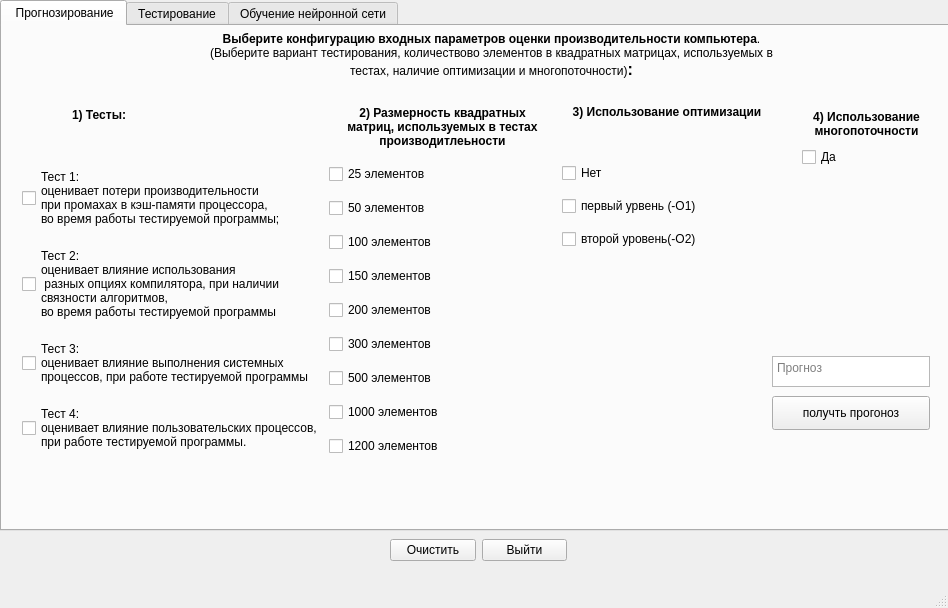
<?xml version="1.0" encoding="UTF-8"?>
<ui version="4.0">
 <class>MainWindow</class>
 <widget class="QMainWindow" name="MainWindow">
  <property name="geometry">
   <rect>
    <x>0</x>
    <y>0</y>
    <width>948</width>
    <height>608</height>
   </rect>
  </property>
  <property name="windowTitle">
   <string>ПО для прогнозирования оценки производительности</string>
  </property>
  <property name="windowIcon">
   <iconset>
    <normaloff>../../../.designer/backup/wall2.png</normaloff>../../../.designer/backup/wall2.png</iconset>
  </property>
  <widget class="QWidget" name="centralwidget">
   <widget class="QTabWidget" name="tabWidget">
    <property name="geometry">
     <rect>
      <x>0</x>
      <y>0</y>
      <width>1021</width>
      <height>531</height>
     </rect>
    </property>
    <property name="currentIndex">
     <number>0</number>
    </property>
    <property name="movable">
     <bool>false</bool>
    </property>
    <widget class="QWidget" name="predLos">
     <attribute name="title">
      <string> Прогнозирование</string>
     </attribute>
     <widget class="QLabel" name="Text">
      <property name="geometry">
       <rect>
        <x>200</x>
        <y>1</y>
        <width>579</width>
        <height>58</height>
       </rect>
      </property>
      <property name="text">
       <string>&lt;html&gt;&lt;head/&gt;&lt;body&gt;&lt;p align=&quot;center&quot;&gt;&lt;span style=&quot; font-weight:600;&quot;&gt;Выберите конфигурацию входных параметров оценки производительности компьютера&lt;/span&gt;.(Выберите вариант тестирования, количествово элементов в квадратных матрицах, используемых в тестах, наличие оптимизации и многопоточности)&lt;span style=&quot; font-size:12pt; font-weight:600;&quot;&gt;:&lt;/span&gt;&lt;/p&gt;&lt;/body&gt;&lt;/html&gt;</string>
      </property>
      <property name="textFormat">
       <enum>Qt::RichText</enum>
      </property>
      <property name="scaledContents">
       <bool>false</bool>
      </property>
      <property name="alignment">
       <set>Qt::AlignCenter</set>
      </property>
      <property name="wordWrap">
       <bool>true</bool>
      </property>
     </widget>
     <widget class="QCheckBox" name="check_threadsp">
      <property name="geometry">
       <rect>
        <x>800</x>
        <y>120</y>
        <width>44</width>
        <height>22</height>
       </rect>
      </property>
      <property name="text">
       <string>Да</string>
      </property>
     </widget>
     <widget class="QWidget" name="layoutWidget">
      <property name="geometry">
       <rect>
        <x>560</x>
        <y>130</y>
        <width>201</width>
        <height>101</height>
       </rect>
      </property>
      <layout class="QVBoxLayout" name="verticalLayout_5">
       <item>
        <widget class="QCheckBox" name="check_optimizationp">
         <property name="text">
          <string>Нет</string>
         </property>
        </widget>
       </item>
       <item>
        <widget class="QCheckBox" name="check_optimization_o1p">
         <property name="text">
          <string>первый урвень (-O1)</string>
         </property>
        </widget>
       </item>
       <item>
        <widget class="QCheckBox" name="check_optimization_o2p">
         <property name="text">
          <string>второй уровень(-O2)</string>
         </property>
        </widget>
       </item>
      </layout>
     </widget>
     <widget class="QLabel" name="text_threads">
      <property name="geometry">
       <rect>
        <x>800</x>
        <y>80</y>
        <width>129</width>
        <height>36</height>
       </rect>
      </property>
      <property name="layoutDirection">
       <enum>Qt::LeftToRight</enum>
      </property>
      <property name="text">
       <string>&lt;html&gt;&lt;head/&gt;&lt;body&gt;&lt;p&gt;&lt;span style=&quot; font-weight:600;&quot;&gt;4) Использование многопоточности&lt;/span&gt;&lt;/p&gt;&lt;/body&gt;&lt;/html&gt;</string>
      </property>
      <property name="scaledContents">
       <bool>false</bool>
      </property>
      <property name="alignment">
       <set>Qt::AlignCenter</set>
      </property>
      <property name="wordWrap">
       <bool>true</bool>
      </property>
     </widget>
     <widget class="QLabel" name="test_test">
      <property name="geometry">
       <rect>
        <x>70</x>
        <y>80</y>
        <width>71</width>
        <height>18</height>
       </rect>
      </property>
      <property name="text">
       <string>&lt;html&gt;&lt;head/&gt;&lt;body&gt;&lt;p&gt;&lt;span style=&quot; font-weight:600;&quot;&gt;1) Тесты:&lt;/span&gt;&lt;/p&gt;&lt;/body&gt;&lt;/html&gt;</string>
      </property>
     </widget>
     <widget class="QLabel" name="text_elements">
      <property name="geometry">
       <rect>
        <x>340</x>
        <y>65</y>
        <width>201</width>
        <height>72</height>
       </rect>
      </property>
      <property name="layoutDirection">
       <enum>Qt::LeftToRight</enum>
      </property>
      <property name="text">
       <string>&lt;html&gt;&lt;head/&gt;&lt;body&gt;&lt;p&gt;&lt;span style=&quot; font-weight:600;&quot;&gt;2) Размерность квадратных матриц, используемых в тестах производитлеьности&lt;/span&gt;&lt;/p&gt;&lt;/body&gt;&lt;/html&gt;</string>
      </property>
      <property name="scaledContents">
       <bool>false</bool>
      </property>
      <property name="alignment">
       <set>Qt::AlignCenter</set>
      </property>
      <property name="wordWrap">
       <bool>true</bool>
      </property>
     </widget>
     <widget class="QLabel" name="text_optimization">
      <property name="geometry">
       <rect>
        <x>550</x>
        <y>70</y>
        <width>230</width>
        <height>33</height>
       </rect>
      </property>
      <property name="layoutDirection">
       <enum>Qt::LeftToRight</enum>
      </property>
      <property name="text">
       <string>&lt;html&gt;&lt;head/&gt;&lt;body&gt;&lt;p&gt;&lt;span style=&quot; font-weight:600;&quot;&gt;3) Использование оптимизации&lt;/span&gt;&lt;/p&gt;&lt;/body&gt;&lt;/html&gt;</string>
      </property>
      <property name="scaledContents">
       <bool>false</bool>
      </property>
      <property name="alignment">
       <set>Qt::AlignCenter</set>
      </property>
      <property name="wordWrap">
       <bool>true</bool>
      </property>
     </widget>
     <widget class="QWidget" name="layoutWidget">
      <property name="geometry">
       <rect>
        <x>20</x>
        <y>130</y>
        <width>532</width>
        <height>308</height>
       </rect>
      </property>
      <layout class="QHBoxLayout" name="horizontalLayout">
       <item>
        <layout class="QVBoxLayout" name="verticalLayout_4">
         <item>
          <widget class="QCheckBox" name="test_1p">
           <property name="text">
            <string>Тест 1: 
оценивает потери производительности 
при промахах в кэш-памяти процессора, 
во время работы тестируемой программы;</string>
           </property>
          </widget>
         </item>
         <item>
          <widget class="QCheckBox" name="test_2p">
           <property name="text">
            <string>Тест 2:
оценивает влияние использования 
 разных опциях компилятора, при наличии 
связности алгоритмов, 
во время работы тестируемой программы</string>
           </property>
          </widget>
         </item>
         <item>
          <widget class="QCheckBox" name="test_3p">
           <property name="text">
            <string>Тест 3:
оценивает влияние выполнения системных 
процессов, при работе тестируемой программы</string>
           </property>
          </widget>
         </item>
         <item>
          <widget class="QCheckBox" name="test_4p">
           <property name="text">
            <string>Тест 4:
оценивает влияние пользовательских процессов, 
при работе тестируемой программы.</string>
           </property>
          </widget>
         </item>
        </layout>
       </item>
       <item>
        <layout class="QVBoxLayout" name="verticalLayout_3">
         <item>
          <widget class="QCheckBox" name="btn_25elp">
           <property name="text">
            <string>25 элементов</string>
           </property>
          </widget>
         </item>
         <item>
          <widget class="QCheckBox" name="btn_50elp">
           <property name="text">
            <string>50 элементов</string>
           </property>
          </widget>
         </item>
         <item>
          <widget class="QCheckBox" name="btn_100elp">
           <property name="text">
            <string>100 элементов</string>
           </property>
          </widget>
         </item>
         <item>
          <widget class="QCheckBox" name="btn_150elp">
           <property name="text">
            <string>150 элементов</string>
           </property>
          </widget>
         </item>
         <item>
          <widget class="QCheckBox" name="btn_200elp">
           <property name="text">
            <string>200 элементов</string>
           </property>
          </widget>
         </item>
         <item>
          <widget class="QCheckBox" name="btn_300elp">
           <property name="text">
            <string>300 элементов</string>
           </property>
          </widget>
         </item>
         <item>
          <widget class="QCheckBox" name="btn_500elp">
           <property name="text">
            <string>500 элементов</string>
           </property>
          </widget>
         </item>
         <item>
          <widget class="QCheckBox" name="btn_1000elp">
           <property name="text">
            <string>1000 элементов</string>
           </property>
          </widget>
         </item>
         <item>
          <widget class="QCheckBox" name="btn_1200elp">
           <property name="text">
            <string>1200 элементов</string>
           </property>
          </widget>
         </item>
        </layout>
       </item>
      </layout>
     </widget>
     <widget class="QPushButton" name="buttonPredict">
      <property name="geometry">
       <rect>
        <x>770</x>
        <y>370</y>
        <width>158</width>
        <height>34</height>
       </rect>
      </property>
      <property name="text">
       <string>получть прогоноз</string>
      </property>
     </widget>
     <widget class="QTextEdit" name="outputPredict">
      <property name="geometry">
       <rect>
        <x>770</x>
        <y>330</y>
        <width>158</width>
        <height>31</height>
       </rect>
      </property>
      <property name="placeholderText">
       <string>Прогноз</string>
      </property>
     </widget>
    </widget>
    <widget class="QWidget" name="testing">
     <attribute name="title">
      <string>Тестирование</string>
     </attribute>
     <widget class="QLabel" name="text_elements_3">
      <property name="geometry">
       <rect>
        <x>340</x>
        <y>103</y>
        <width>166</width>
        <height>72</height>
       </rect>
      </property>
      <property name="layoutDirection">
       <enum>Qt::LeftToRight</enum>
      </property>
      <property name="text">
       <string>&lt;html&gt;&lt;head/&gt;&lt;body&gt;&lt;p&gt;&lt;span style=&quot; font-weight:600;&quot;&gt;2) Размерность квадратных матриц, используемых в тестах производитлеьности&lt;/span&gt;&lt;/p&gt;&lt;/body&gt;&lt;/html&gt;</string>
      </property>
      <property name="scaledContents">
       <bool>false</bool>
      </property>
      <property name="alignment">
       <set>Qt::AlignCenter</set>
      </property>
      <property name="wordWrap">
       <bool>true</bool>
      </property>
     </widget>
     <widget class="QLabel" name="test_test_3">
      <property name="geometry">
       <rect>
        <x>40</x>
        <y>120</y>
        <width>62</width>
        <height>18</height>
       </rect>
      </property>
      <property name="text">
       <string>&lt;html&gt;&lt;head/&gt;&lt;body&gt;&lt;p&gt;&lt;span style=&quot; font-weight:600;&quot;&gt;1) Тесты:&lt;/span&gt;&lt;/p&gt;&lt;/body&gt;&lt;/html&gt;</string>
      </property>
     </widget>
     <widget class="QLabel" name="Text_3">
      <property name="geometry">
       <rect>
        <x>10</x>
        <y>-20</y>
        <width>481</width>
        <height>101</height>
       </rect>
      </property>
      <property name="text">
       <string>&lt;html&gt;&lt;head/&gt;&lt;body&gt;&lt;p align=&quot;center&quot;&gt;&lt;span style=&quot; font-weight:600;&quot;&gt;Выберите конфигурацию параметров тестирования производительности компьютера&lt;/span&gt;. (Выберите вариант тестирования, количествово элементов в квадратных матрицах, используемых в тестах)&lt;span style=&quot; font-size:12pt; font-weight:600;&quot;&gt;:&lt;/span&gt;&lt;/p&gt;&lt;/body&gt;&lt;/html&gt;</string>
      </property>
      <property name="textFormat">
       <enum>Qt::RichText</enum>
      </property>
      <property name="scaledContents">
       <bool>false</bool>
      </property>
      <property name="alignment">
       <set>Qt::AlignCenter</set>
      </property>
      <property name="wordWrap">
       <bool>true</bool>
      </property>
     </widget>
     <widget class="QPushButton" name="buttonTest">
      <property name="geometry">
       <rect>
        <x>530</x>
        <y>450</y>
        <width>191</width>
        <height>34</height>
       </rect>
      </property>
      <property name="text">
       <string>Начать тестирование</string>
      </property>
     </widget>
     <widget class="QWidget" name="layoutWidget">
      <property name="geometry">
       <rect>
        <x>0</x>
        <y>160</y>
        <width>382</width>
        <height>306</height>
       </rect>
      </property>
      <layout class="QVBoxLayout" name="verticalLayout_2">
       <item>
        <widget class="QCheckBox" name="test_1t">
         <property name="text">
          <string>Тест 1: 
оценивает потери производительности 
при промахах в кэш-памяти процессора, 
во время работы тестируемой программы;</string>
         </property>
        </widget>
       </item>
       <item>
        <widget class="QCheckBox" name="test_2t">
         <property name="text">
          <string>Тест 2:
оценивает влияние использования 
 разных опциях компилятора, при наличии 
связности алгоритмов, 
во время работы тестируемой программы</string>
         </property>
        </widget>
       </item>
       <item>
        <widget class="QCheckBox" name="test_3t">
         <property name="text">
          <string>Тест 3:
оценивает влияние выполнения системных 
процессов, при работе тестируемой программы</string>
         </property>
        </widget>
       </item>
       <item>
        <widget class="QCheckBox" name="test_4t">
         <property name="text">
          <string>Тест 4:
оценивает влияние пользовательских процессов, 
при работе тестируемой программы.</string>
         </property>
        </widget>
       </item>
      </layout>
     </widget>
     <widget class="QWidget" name="layoutWidget">
      <property name="geometry">
       <rect>
        <x>360</x>
        <y>183</y>
        <width>142</width>
        <height>257</height>
       </rect>
      </property>
      <layout class="QVBoxLayout" name="verticalLayout">
       <item>
        <widget class="QCheckBox" name="btn_25elt">
         <property name="text">
          <string>25 элементов</string>
         </property>
        </widget>
       </item>
       <item>
        <widget class="QCheckBox" name="btn_50elt">
         <property name="text">
          <string>50 элементов</string>
         </property>
        </widget>
       </item>
       <item>
        <widget class="QCheckBox" name="btn_100elt">
         <property name="text">
          <string>100 элементов</string>
         </property>
        </widget>
       </item>
       <item>
        <widget class="QCheckBox" name="btn_150elt">
         <property name="text">
          <string>150 элементов</string>
         </property>
        </widget>
       </item>
       <item>
        <widget class="QCheckBox" name="btn_200elt">
         <property name="text">
          <string>200 элементов</string>
         </property>
        </widget>
       </item>
       <item>
        <widget class="QCheckBox" name="btn_300elt">
         <property name="text">
          <string>300 элементов</string>
         </property>
        </widget>
       </item>
       <item>
        <widget class="QCheckBox" name="btn_500elt">
         <property name="text">
          <string>500 элементов</string>
         </property>
        </widget>
       </item>
       <item>
        <widget class="QCheckBox" name="btn_1000elt">
         <property name="text">
          <string>1000 элементов</string>
         </property>
        </widget>
       </item>
       <item>
        <widget class="QCheckBox" name="btn_1200elt">
         <property name="text">
          <string>1200 элементов</string>
         </property>
        </widget>
       </item>
      </layout>
     </widget>
     <widget class="QLabel" name="picLoss4">
      <property name="geometry">
       <rect>
        <x>740</x>
        <y>260</y>
        <width>190</width>
        <height>170</height>
       </rect>
      </property>
      <property name="frameShape">
       <enum>QFrame::Box</enum>
      </property>
      <property name="text">
       <string/>
      </property>
      <property name="scaledContents">
       <bool>true</bool>
      </property>
     </widget>
     <widget class="QLabel" name="picLoss3">
      <property name="geometry">
       <rect>
        <x>530</x>
        <y>260</y>
        <width>190</width>
        <height>170</height>
       </rect>
      </property>
      <property name="frameShape">
       <enum>QFrame::Box</enum>
      </property>
      <property name="text">
       <string/>
      </property>
      <property name="scaledContents">
       <bool>true</bool>
      </property>
     </widget>
     <widget class="QLabel" name="label_7">
      <property name="geometry">
       <rect>
        <x>744</x>
        <y>230</y>
        <width>169</width>
        <height>17</height>
       </rect>
      </property>
      <property name="text">
       <string>потери во втором тесте</string>
      </property>
     </widget>
     <widget class="QLabel" name="picLoss2">
      <property name="geometry">
       <rect>
        <x>740</x>
        <y>60</y>
        <width>191</width>
        <height>171</height>
       </rect>
      </property>
      <property name="sizeIncrement">
       <size>
        <width>0</width>
        <height>0</height>
       </size>
      </property>
      <property name="frameShape">
       <enum>QFrame::Box</enum>
      </property>
      <property name="text">
       <string/>
      </property>
      <property name="scaledContents">
       <bool>true</bool>
      </property>
      <property name="margin">
       <number>-1</number>
      </property>
     </widget>
     <widget class="QLabel" name="label_6">
      <property name="geometry">
       <rect>
        <x>530</x>
        <y>430</y>
        <width>191</width>
        <height>17</height>
       </rect>
      </property>
      <property name="text">
       <string>потери в третьем тесте</string>
      </property>
     </widget>
     <widget class="QLabel" name="label_8">
      <property name="geometry">
       <rect>
        <x>740</x>
        <y>430</y>
        <width>183</width>
        <height>17</height>
       </rect>
      </property>
      <property name="text">
       <string>потери в четвертом тесте</string>
      </property>
     </widget>
     <widget class="QLabel" name="picLoss1">
      <property name="geometry">
       <rect>
        <x>530</x>
        <y>60</y>
        <width>190</width>
        <height>170</height>
       </rect>
      </property>
      <property name="frameShape">
       <enum>QFrame::Box</enum>
      </property>
      <property name="text">
       <string/>
      </property>
      <property name="scaledContents">
       <bool>true</bool>
      </property>
     </widget>
     <widget class="QLabel" name="label_5">
      <property name="geometry">
       <rect>
        <x>530</x>
        <y>230</y>
        <width>161</width>
        <height>17</height>
       </rect>
      </property>
      <property name="text">
       <string>потери в первом тесте</string>
      </property>
     </widget>
     <widget class="QPushButton" name="statusProgT">
      <property name="geometry">
       <rect>
        <x>740</x>
        <y>450</y>
        <width>191</width>
        <height>34</height>
       </rect>
      </property>
      <property name="text">
       <string>Статус выполнения</string>
      </property>
     </widget>
    </widget>
    <widget class="QWidget" name="upnn">
     <attribute name="title">
      <string>Обучение нейронной сети</string>
     </attribute>
     <widget class="QPushButton" name="buttonLearn">
      <property name="geometry">
       <rect>
        <x>470</x>
        <y>340</y>
        <width>131</width>
        <height>34</height>
       </rect>
      </property>
      <property name="text">
       <string>Начать обучение</string>
      </property>
     </widget>
     <widget class="QLabel" name="learningError">
      <property name="geometry">
       <rect>
        <x>210</x>
        <y>77</y>
        <width>320</width>
        <height>150</height>
       </rect>
      </property>
      <property name="frameShape">
       <enum>QFrame::Box</enum>
      </property>
      <property name="text">
       <string/>
      </property>
      <property name="scaledContents">
       <bool>true</bool>
      </property>
     </widget>
     <widget class="QLabel" name="testError">
      <property name="geometry">
       <rect>
        <x>550</x>
        <y>77</y>
        <width>320</width>
        <height>150</height>
       </rect>
      </property>
      <property name="frameShape">
       <enum>QFrame::Box</enum>
      </property>
      <property name="text">
       <string/>
      </property>
      <property name="scaledContents">
       <bool>true</bool>
      </property>
     </widget>
     <widget class="QLabel" name="label">
      <property name="geometry">
       <rect>
        <x>220</x>
        <y>240</y>
        <width>299</width>
        <height>17</height>
       </rect>
      </property>
      <property name="text">
       <string>график изменения ошибки при обучении </string>
      </property>
     </widget>
     <widget class="QLabel" name="label_2">
      <property name="geometry">
       <rect>
        <x>550</x>
        <y>237</y>
        <width>326</width>
        <height>17</height>
       </rect>
      </property>
      <property name="text">
       <string>график изменения ошибки при тестировании</string>
      </property>
     </widget>
     <widget class="QWidget" name="verticalLayoutWidget">
      <property name="geometry">
       <rect>
        <x>20</x>
        <y>100</y>
        <width>181</width>
        <height>110</height>
       </rect>
      </property>
      <layout class="QVBoxLayout" name="verticalLayout_6">
       <item>
        <widget class="QLineEdit" name="learningRate">
         <property name="placeholderText">
          <string>Скорость обучения</string>
         </property>
        </widget>
       </item>
       <item>
        <widget class="QLineEdit" name="numEpochs">
         <property name="placeholderText">
          <string>Количество эпох</string>
         </property>
        </widget>
       </item>
       <item>
        <widget class="QLineEdit" name="batchSize">
         <property name="placeholderText">
          <string>Размер пакета обучения</string>
         </property>
        </widget>
       </item>
      </layout>
     </widget>
    </widget>
   </widget>
   <widget class="QWidget" name="horizontalLayoutWidget">
    <property name="geometry">
     <rect>
      <x>390</x>
      <y>510</y>
      <width>177</width>
      <height>80</height>
     </rect>
    </property>
    <layout class="QHBoxLayout" name="horizontalLayout_2">
     <item>
      <widget class="QPushButton" name="clean">
       <property name="text">
        <string>Очистить</string>
       </property>
      </widget>
     </item>
     <item>
      <widget class="QPushButton" name="exit">
       <property name="text">
        <string>Выйти</string>
       </property>
      </widget>
     </item>
    </layout>
   </widget>
  </widget>
  <widget class="QStatusBar" name="statusbar"/>
 </widget>
 <resources/>
 <connections/>
</ui>
